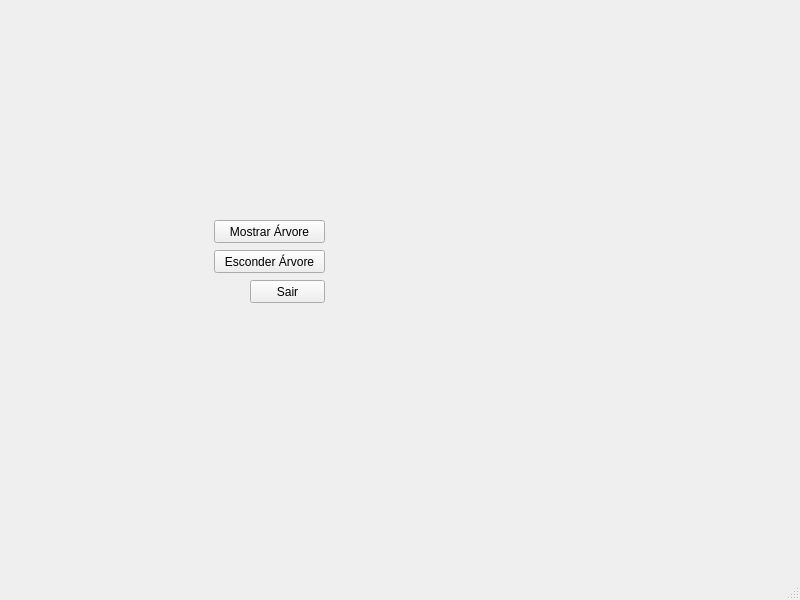
<?xml version="1.0" encoding="UTF-8"?>
<ui version="4.0">
 <class>MainWindow</class>
 <widget class="QMainWindow" name="MainWindow">
  <property name="geometry">
   <rect>
    <x>0</x>
    <y>0</y>
    <width>800</width>
    <height>600</height>
   </rect>
  </property>
  <property name="windowTitle">
   <string>MainWindow</string>
  </property>
  <widget class="QWidget" name="centralwidget">
   <widget class="QPushButton" name="btnescimage">
    <property name="geometry">
     <rect>
      <x>214</x>
      <y>250</y>
      <width>111</width>
      <height>23</height>
     </rect>
    </property>
    <property name="text">
     <string>Esconder Árvore</string>
    </property>
   </widget>
   <widget class="QPushButton" name="btnsair">
    <property name="geometry">
     <rect>
      <x>250</x>
      <y>280</y>
      <width>75</width>
      <height>23</height>
     </rect>
    </property>
    <property name="text">
     <string>Sair</string>
    </property>
   </widget>
   <widget class="QLabel" name="lblimage">
    <property name="geometry">
     <rect>
      <x>390</x>
      <y>150</y>
      <width>201</width>
      <height>211</height>
     </rect>
    </property>
    <property name="text">
     <string/>
    </property>
    <property name="scaledContents">
     <bool>true</bool>
    </property>
   </widget>
   <widget class="QPushButton" name="btnmostimage">
    <property name="geometry">
     <rect>
      <x>214</x>
      <y>220</y>
      <width>111</width>
      <height>23</height>
     </rect>
    </property>
    <property name="text">
     <string>Mostrar Árvore</string>
    </property>
   </widget>
  </widget>
  <widget class="QMenuBar" name="menubar">
   <property name="geometry">
    <rect>
     <x>0</x>
     <y>0</y>
     <width>800</width>
     <height>21</height>
    </rect>
   </property>
  </widget>
  <widget class="QStatusBar" name="statusbar"/>
 </widget>
 <resources/>
 <connections>
  <connection>
   <sender>btnsair</sender>
   <signal>clicked()</signal>
   <receiver>MainWindow</receiver>
   <slot>close()</slot>
   <hints>
    <hint type="sourcelabel">
     <x>303</x>
     <y>312</y>
    </hint>
    <hint type="destinationlabel">
     <x>343</x>
     <y>348</y>
    </hint>
   </hints>
  </connection>
  <connection>
   <sender>btnescimage</sender>
   <signal>clicked()</signal>
   <receiver>lblimage</receiver>
   <slot>hide()</slot>
   <hints>
    <hint type="sourcelabel">
     <x>278</x>
     <y>275</y>
    </hint>
    <hint type="destinationlabel">
     <x>455</x>
     <y>248</y>
    </hint>
   </hints>
  </connection>
  <connection>
   <sender>btnmostimage</sender>
   <signal>clicked()</signal>
   <receiver>lblimage</receiver>
   <slot>show()</slot>
   <hints>
    <hint type="sourcelabel">
     <x>243</x>
     <y>249</y>
    </hint>
    <hint type="destinationlabel">
     <x>421</x>
     <y>216</y>
    </hint>
   </hints>
  </connection>
 </connections>
</ui>
